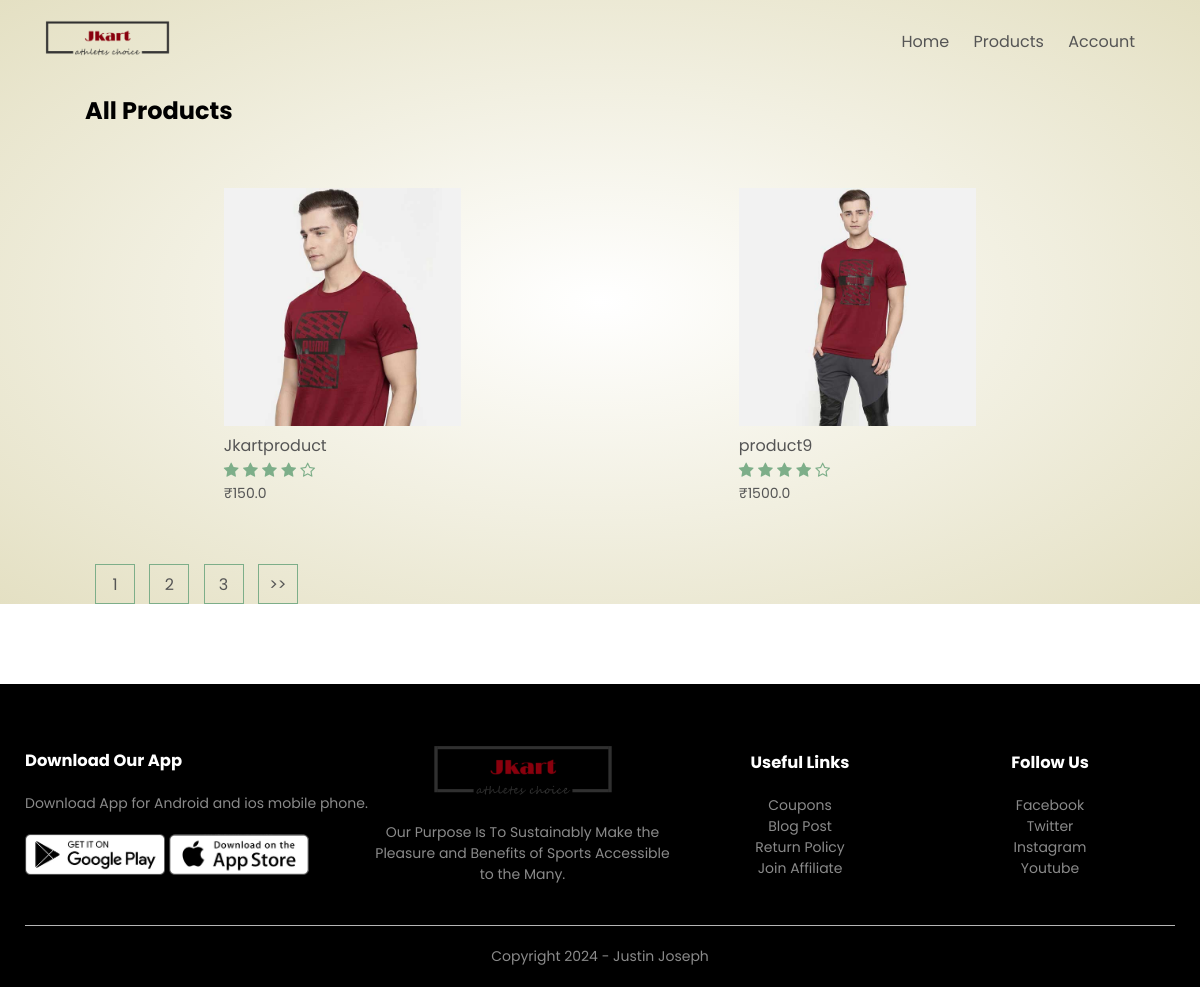
The app's page /product_list with its own data.
### products/models.py (models this page shows, shortened)
class Products(models.Model):
    LIVE=1
    DELETE=0
    DELETE_CHOICES=((LIVE,'Live'),(DELETE,'Delete'))
    title=models.CharField(max_length=200)
    price=models.FloatField()
    description=models.TextField()
    images=models.ImageField(upload_to='media/')
    priority=models.IntegerField()
    delete_status=models.IntegerField(choices=DELETE_CHOICES,default=LIVE)
    create_at=models.DateTimeField(auto_now_add=True)
    update_at=models.DateTimeField(auto_now=True)

### products/views.py (the view)
# urls.py: path('product_list',views.list_products,name='list_product'),
def list_products(request):
    page=1
    if request.GET:
        page=request.GET.get('page',1)
    product_list=Products.objects.order_by('priority')
    product_paginator=Paginator(product_list,2)
    product_list=product_paginator.get_page(page)
    context = {'products': product_list}
    return render(request, 'products.html', context)

### products/templatetags/chunks.py (called while the page is built)
@register.filter(name='chunks')
def chunks(list_data,chunk_size):
    chunk=[]
    i=0
    for data in list_data:
        chunk.append(data)
        i=i+1
        if i==chunk_size:
            yield chunk
            i=0
            chunk=[]
    if chunk:
        yield chunk

### templates/products.html
{% extends 'blank_layout.html' %}
{% block banner %}
{% include 'products_list.html' %}
{% endblock banner %}

### templates/products_list.html (shortened to what this page needs)
{% load static %}
{% load chunks %}
<div class="small-container">
    <div class="row row-2">
        <h2>All Products</h2>
    </div>
    {% for product_chunks in products|chunks:4 %}
    <div class="row">
        {% for product in product_chunks %}
        <div class="col-4">
           <a href="{% url 'detail_product' product.id  %}"><img src="{{product.images.url}}"></a>
            <h4>{{ product.title }}</h4>
            <div class="rating">
                <i class="fa fa-star"></i>
                <i class="fa fa-star"></i>
                <i class="fa fa-star"></i>
                <i class="fa fa-star"></i>
                <i class="fa fa-star-o"></i>
            </div>
            <p>₹{{ product.price }}</p>
        </div>
        {% endfor %}
    </div>
    {% endfor %}
    <div class="page-btn">
        {% for i in  products.paginator.page_range %}
        <a href="?page={{i}}"><span>{{i}}</span></a>
        {% endfor %}
        {%if  products.has_next %}
        <a href="?page={{ products.next_page_number }}"><span>>></span></a>
        {% endif %}
    </div>
</div>

### static/css/style2.css (style rules this page uses)
* { margin: 0; padding: 0; box-sizing: border-box; }
body { font-family: 'Poppins', sans-serif; }
a { text-decoration: none; color: #555; }
p { color: #555; }
.row { display: flex; align-items: center; flex-wrap: wrap; justify-content: space-around; }
.header .row { margin-top: 10px; }
.small-container { max-width: 1080px; margin: auto; padding-left: 25px; padding-right: 25px; }
.col-4 { flex-basis: 25%; padding: 10px; min-width: 200px; margin-bottom: 50px; transition: transform 0.5s; }
.col-4 img { width: 100%; }
h4 { color: #555; font-weight: normal; }
.col-4 p { font-size: 14px; }
.rating .fa { color: #7dae89; }
.row-2 { justify-content: space-between; margin: 100px auto 50px; }
.page-btn { margin: 0 auto 80px; }
.page-btn span { display: inline-block; border: 1px solid #7dae89; margin-left: 10px; width: 40px; height: 40px; text-align: center; line-height: 40px; cursor: pointer; }

### records on screen
Products: images (picture), title "Jkartproduct", price "150.0"
Products: images (picture), title "product9", price "1500.0"

### other values on screen
{{ i }} "1" "2" "3"
